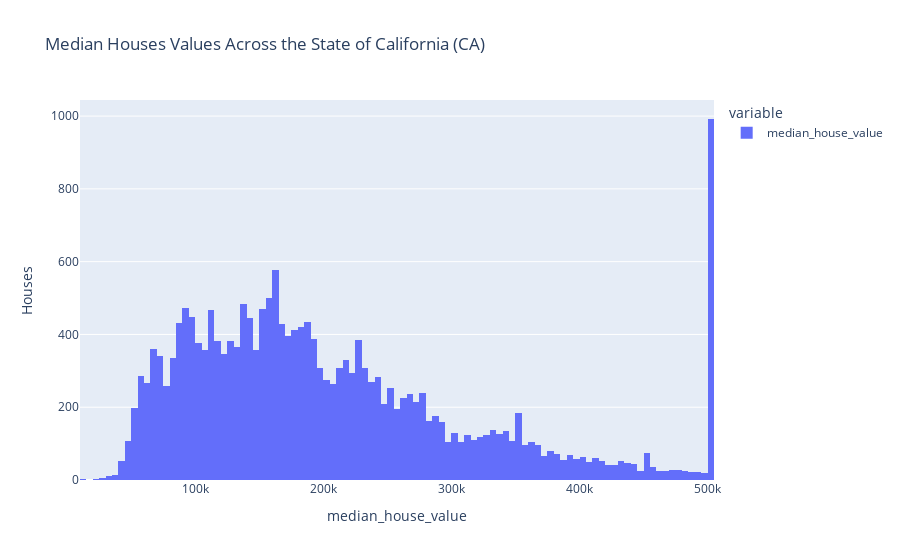

Notebook code cell kept with this figure:
### Code cell
house_median=df['median_house_value']
fig = px.histogram(house_median,title="Median Houses Values Across the State of California (CA)")
fig.update_layout(
    xaxis_title="median_house_value",
    yaxis_title="Houses"
    )
fig.show()

### Figure 1 — Plotly figure (JSON) as saved in the notebook; plotly's stock layout.template omitted (floating-point values rounded to 4 significant figures; data arrays with more than 128 entries replaced by an {"elided": "..."} marker saying what was removed)
{"data": [{"alignmentgroup": "True", "bingroup": "x", "hovertemplate": "variable=median_house_value<br>value=%{x}<br>count=%{y}<extra></extra>", "legendgroup": "median_house_value", "marker": {"color": "#636efa", "pattern": {"shape": ""}}, "name": "median_house_value", "offsetgroup": "median_house_value", "orientation": "v", "showlegend": true, "type": "histogram", "x": {"elided": "20640 int values"}, "xaxis": "x", "yaxis": "y"}], "layout": {"barmode": "relative", "legend": {"title": {"text": "variable"}, "tracegroupgap": 0}, "title": {"text": "Median Houses Values Across the State of California (CA)"}, "xaxis": {"anchor": "y", "domain": [0, 1], "title": {"text": "median_house_value"}}, "yaxis": {"anchor": "x", "domain": [0, 1], "title": {"text": "Houses"}}}}
